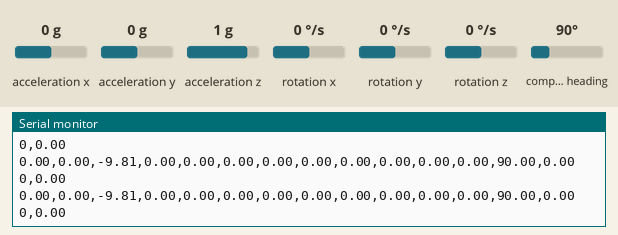
Recording of a sketch running on a simulated Arduino Uno, built with avr-gcc and run on an emulated ATmega328P. Shown: the last lines printed to the serial monitor. The inputs (shaded band) are chosen by the test bench; at power-on: acceleration y 0 g, acceleration z 1 g, acceleration x 0 g, rotation x 0 °/s, rotation y 0 °/s, rotation z 0 °/s, compass heading 90°.

Above: at 5.2 s.
5.3 s: acceleration y set to 0.8 g
At 6.2 s:
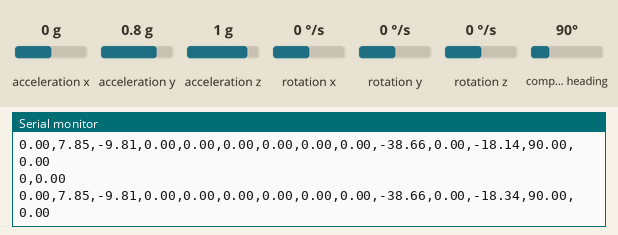
8.3 s: acceleration z set to 1.2 g
At 8.9 s:
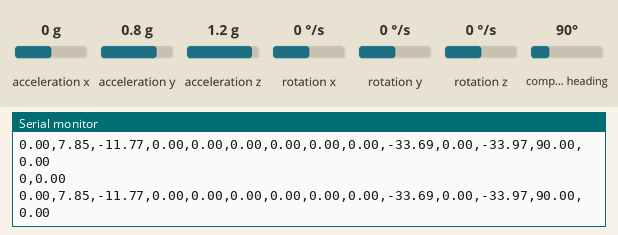

Measured:
- after the input at 5.3 s, the serial monitor: prints a new line at once (image 1)

The sketch:

Skatrixx_IMU.ino
```cpp
#include <MPU9250.h>
#include <math.h>
#include <wire.h >
#include "MPU9250.h"

const int p = 2; // controling the persecution = 6
float acc[3];  // 0=x;;1=y;;2=z;;
float gyr[3];  // 0=x;;1=y;;2=z;;
float Mag[3];  // 0=x;;1=y;;2=z;;
float sped[3]; // 0=x;;1=y;;2=z;;
float spednew = 0;
float spedold = 0;
#define x 0
#define y 1     // again 0=x;;1=y;;2=z;;
#define z 2
//#define RAD_TO_DEG 57.295779513082320876798154814105
//#define PI 3.1415926535897932384626433832795

bool counting = false;
float airTime = 0;
float SumAcc = 0;

float thetaM;    //theta Measured by accelormeter
float phiM;      //phi Measured by accelormeter

//float thetaFnew;   ///////////////////////////////////////////////////////
//float phiFnew;     ////// theta and phi used to make a lowpass filter ////
//float phiFold = 0;   /////////////////////////////////////////////////////
//float thetaFold = 0; /////////////////////////////////////////////////////

float thetaG = 0;////////////////////theat and
float phiG = 0;

float dt;  // delta time in milli Sec
unsigned long millisold;

unsigned long jump_start;
unsigned long jump_end;

float thetaC1 = 0; ///////////////////////////////////////////////////////////////////
float phiC1 = 0;   //////////////////complemntry filterd theta and phi ////////////////////
////////////////////////////////////////////////////////////////////////////////////////////////////

float thetaC2 = 0;//////////////////////////////////////////////////////////////////////////////////////////////////////////////////////////////////
float phiC2 = 0; //////////////////complemntry filterd theta and phi using lowpass filter theta and phi insted of normal theta an phi //////////////
////////////////////////////////////////////////////////////////////////////////////////////////////////////////////////////////////////////////////

float alpha ;  //angle around Zaxes
float alphaC ; //angle around Zaxes withe telt compansated comaps


float thetaRad = 0;
float phiRad = 0;

float phiold = phiM;

float thetaMF = 0;
float phiMF   = 0;

float accnew = 0;
float accold = 0;

// an MPU9250 object with the MPU-9250 sensor on I2C bus 0 with address 0x68
MPU9250 IMU(Wire, 0x68);
int status;


void setup() {
  // serial to display data
  Serial.begin(115200);


  IMU_Comunication(); // start communication with IMU

  IMU.setAccelRange(MPU9250::ACCEL_RANGE_16G);  // setting the accelerometer full scale range to +/-16G

  IMU.setGyroRange(MPU9250::GYRO_RANGE_2000DPS);// setting the gyroscope full scale range to +/-2000 deg/s


  millisold = millis();


}


void loop() {
  // read the sensor
  IMU.readSensor();

  acc[x] = (IMU.getAccelX_mss());
  acc[y] = (IMU.getAccelY_mss());             ////getAccelY_mss()&&getAccelX_mss()are inversed on my sensor or in the liberary
  acc[z] = (IMU.getAccelZ_mss());

  gyr[x] = (IMU.getGyroX_rads() / 2 / PI * 360);
  gyr[y] = (IMU.getGyroY_rads() / 2 / PI * 360);
  gyr[z] = (IMU.getGyroZ_rads() / 2 / PI * 360);

  Mag[x] = IMU.getMagX_uT();
  Mag[y] = IMU.getMagY_uT();
  Mag[z] = IMU.getMagZ_uT();

  dt = ((millis()) - millisold) / 1000.;

  millisold = millis();

  calc();
  printing ();
  airtime();
  Serial.print(counting);
  Serial.print(",");
  Serial.println(airTime);

  spedold = spednew;
  //     delay(50);
}
```

Functions.ino
```cpp
//
//
//void maping_angels()
//
//{
//  if (phiM < 0)
//  {
//    if ((phiold - phiM) > 90)
//    {
//      phiM = map(phiM, -180, -1, 180, 360);
//    }
//  }
//  if (phiM > 10)
//  {
//    if ((phiold - phiM) < 90)
//    {
//      phiM = map(phiM, 180, 1, -180, -360);
//    }
//  }
//  phiold = phiM;
//}

void calc()
{
  //  thetaMF =  atan2(acc[x], -acc[z]) / 2 / PI * 720; //tan invers(num , denm)
  //  phiMF   =  atan2(acc[y], -acc[z]) / 2 / PI * 720; //tan invers(num , denm)

  //  thetaM =  atan2(acc[x], -acc[z]) / 2 / PI * 360; //tan invers(num , denm)
  phiM   =  -(atan2(acc[y], -acc[z]) / 2 / PI * 360); //tan invers(num , denm)

  thetaM =  atan2(acc[x], sqrt(acc[y] * acc[y] + acc[z] * acc[z])) / 2 / PI * 360; //tan invers(num , denm)
  //  phiM   =  atan2(-acc[y], sqrt(acc[x]*acc[y] + acc[z]*acc[z])) / 2 / PI * 360; //tan invers(num , denm)


  //  thetaFnew = (thetaFold * 0.9) + (thetaM * 0.1);
  //  phiFnew = (phiFold * 0.8) + (phiM * 0.2);
  thetaG = (thetaG + (gyr[y] * dt));
  phiG = (phiG + (gyr[x] * dt));


  thetaC1 = (0.99 * (thetaC1 + (gyr[y] * dt) * 1.15)) + (thetaM * 0.01) ;
  phiC1   = (0.99 * (phiC1   + (gyr[x] * dt) * 1.15)) + (phiM   * 0.01);

  //New complemntry filter
  //  /////////////////////////////////////////////////////////////////////
  //  thetaC1 = 0.99 * (thetaC1 + (gyr[y] * dt)) + 1 * 0.01 ;            // it works good with gain 1.5 but takes long time to go back to zero
  //  phiC1   = 0.99 * (phiC1   - (gyr[x] * dt)) + 1 * 0.01 ;            //
  //  /////////////////////////////////////////////////////////////////////
  //                                                                     //
  //  thetaC2 = (0.80 * thetaG) + (thetaM * 0.2) ;                       //
  //  phiC2  =  (0.80 * phiG) +   ( phiM  * 0.2) ;                       //
  //  /////////////////////////////////////////////////////////////////////
  //  thetaC2 = 0.95 * (thetaC2 + (gyr[y] * dt)) + thetaFnew * 0.05 ;    //
  //  phiC2  = 0.95 * (phiC2 - (gyr[x] * dt)) + phiFnew * 0.05 ;         //
  //  /////////////////////////////////////////////////////////////////////

  thetaRad = thetaC1 / 360 * (2 * PI);
  phiRad =  phiC1 / 360 * (2 * PI);       // we need the angles to calc the telt compansated comaps

  alpha = atan2(Mag[y], Mag[x]) / 2 / PI * 360; //compas based on angel betwen north and X axes
  alphaC = atan2((Mag[y] * cos(phiRad) + Mag[z] * sin(phiRad)), (Mag[x] * cos(thetaRad) - Mag[y] * sin(phiRad) * sin(thetaRad) + Mag[z] * cos(phiRad) * sin(thetaRad))) / 2 / PI * 360; //compansated compas
  speeed();
}
void speeed ()
{
  if ( acc[x] < 1 && acc[x] > -1)
  {
    acc[x] = 0;
  }
  if ( acc[y] < 1 && acc[y] > -1)
  {
    acc[y] = 0;
  }
  if ( acc[z] < 1 && acc[z] > -1)
  {
    acc[z] = 0;
  }
  sped[x] = (acc[x] * dt);
  sped[y] = (acc[y] * dt);
  sped[z] = (acc[z] * dt);
  spednew = spedold +sped[x]  ;
}

void airtime()
{
  SumAcc = sqrt(acc[y] * acc[y] + acc[z] * acc[z] + acc[x] * acc[x]);
  if (acc[z] > 0 && counting == false)

  {
    jump_start = millis();
    counting = true;
  }

  if ((SumAcc) > 100 && counting == true)
  {
    jump_end = millis();

    airTime = (jump_start - jump_end)/ 1000.;
    counting = false;
  }


}
```

IMU_Comunication.ino
```cpp
void IMU_Comunication()
{

  // start communication with IMU
  // if comunication faild will try again every 5 sec
  status = IMU.begin();
  delay(1000);
  if (status < 0) {
    Serial.println("IMU initialization unsuccessful");
    Serial.println("Check IMU wiring or try cycling power");
    Serial.print("Status: ");
    Serial.println(status);
    delay(5000);
    IMU_Comunication();
  }
}
```

printing.ino
```cpp
void printing()
{

  Serial.print((acc[x]), p);
  Serial.print(",");
  Serial.print((acc[y]), p);
  Serial.print(",");
  Serial.print((acc[z]), p);
  Serial.print(",");


  //  Serial.print(thetaFnew, p);
  //  Serial.print(",");
  //  Serial.print(phiFnew, p);
  //  Serial.print(",");
  Serial.print((gyr[x]), p);
  Serial.print(",");
  Serial.print((gyr[y]), p);
  Serial.print(",");
  Serial.print((gyr[z]), p);
  Serial.print(",");
  Serial.print((thetaG), p);
  Serial.print(",");
  Serial.print((phiG), p);
  Serial.print(",");

  Serial.print(thetaM, p);
  Serial.print(",");
  Serial.print(phiM, p);
  Serial.print(",");

  Serial.print((thetaC1), p);
  Serial.print(",");
  Serial.print((phiC1), p);
  Serial.print(",");

  //  Serial.print((thetaC2), p);
  //  Serial.print(",");
  //  Serial.print((phiC2), p);
  //  Serial.print(",");
  //  Serial.print(alpha, p);
  //  Serial.print(",");
  Serial.print(alphaC, p);
  Serial.print(",");
  //  Serial.println(mpu.getRoll());
  Serial.println(spednew * 3.6, p);
  //  Serial.print("Temperature in C: ");
  //  Serial.println(IMU.getTemperature_C(),p);
  //  Serial.println();
  //  thetaFold = thetaFnew;
  //  phiFold = phiFnew;
}
```
